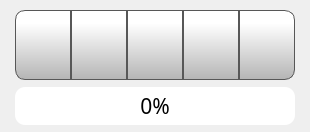
    <widget class="QFrame" name="buttonProgressFrame">
     <property name="styleSheet">
      <string notr="true">QFrame {
    border: none;
    border-radius: 10px;

    background: qlineargradient(
        x1:0, y1:0, x2:1, y2:1,
        stop:0 #1a1a1a,
        stop:1 #101010
    );

}
</string>
     </property>
     <property name="frameShape">
      <enum>QFrame::StyledPanel</enum>
     </property>
     <property name="frameShadow">
      <enum>QFrame::Raised</enum>
     </property>
     <layout class="QVBoxLayout" name="verticalLayout_3">
      <property name="spacing">
       <number>0</number>
      </property>
      <property name="leftMargin">
       <number>5</number>
      </property>
      <property name="topMargin">
       <number>5</number>
      </property>
      <property name="rightMargin">
       <number>5</number>
      </property>
      <property name="bottomMargin">
       <number>5</number>
      </property>
      <item>
       <layout class="QHBoxLayout" name="buttonBox" stretch="1,1,1,1,1">
        <property name="spacing">
         <number>0</number>
        </property>
        <property name="leftMargin">
         <number>10</number>
        </property>
        <property name="topMargin">
         <number>5</number>
        </property>
        <property name="rightMargin">
         <number>10</number>
        </property>
        <property name="bottomMargin">
         <number>5</number>
        </property>
        <item>
         <widget class="QToolButton" name="doorLockButton">
          <property name="enabled">
           <bool>true</bool>
          </property>
          <property name="sizePolicy">
           <sizepolicy hsizetype="Expanding" vsizetype="Fixed">
            <horstretch>0</horstretch>
            <verstretch>0</verstretch>
           </sizepolicy>
          </property>
          <property name="minimumSize">
           <size>
            <width>0</width>
            <height>70</height>
           </size>
          </property>
          <property name="font">
           <font>
            <family>Montserrat</family>
            <pointsize>8</pointsize>
           </font>
          </property>
          <property name="styleSheet">
           <string notr="true">QToolButton {
	padding-top: 15px;
     border: 1px solid rgb(87, 87, 87);
	background-color: qlineargradient(spread:pad, x1:0, y1:1, x2:0, y2:0.188, stop:0 rgba(180, 180, 180, 255), stop:1 rgba(255, 255, 255, 255));
    border-top-left-radius: 10px;

border-bottom-left-radius: 10px;
/*border-radius: 10px;


*/

}

QToolButton:pressed {
    background-color: qlineargradient(x1: 0, y1: 0, x2: 0, y2: 1,
                                      stop: 0 #dadbde, stop: 1 #f6f7fa);
}

QToolButton:flat {
    border: none; /* no border for a flat push button */
}

QToolButton:default {
    border-color: navy; /* make the default button prominent */
}</string>
          </property>
          <property name="text">
           <string />
          </property>
          <property name="icon">
           <iconset resource="../resources/resource.qrc">
            <normaloff>:/Icons/img/icons/doorUnlock.png</normaloff>
            <normalon>:/Icons/img/icons/doorLock.png</normalon>:/Icons/img/icons/doorUnlock.png</iconset>
          </property>
          <property name="iconSize">
           <size>
            <width>30</width>
            <height>50</height>
           </size>
          </property>
          <property name="checkable">
           <bool>true</bool>
          </property>
          <property name="checked">
           <bool>false</bool>
          </property>
          <property name="toolButtonStyle">
           <enum>Qt::ToolButtonTextUnderIcon</enum>
          </property>
          <property name="autoRaise">
           <bool>false</bool>
          </property>
         </widget>
        </item>
        <item>
         <widget class="QPushButton" name="menuButton">
          <property name="sizePolicy">
           <sizepolicy hsizetype="Expanding" vsizetype="Fixed">
            <horstretch>0</horstretch>
            <verstretch>0</verstretch>
           </sizepolicy>
          </property>
          <property name="minimumSize">
           <size>
            <width>0</width>
            <height>70</height>
           </size>
          </property>
          <property name="font">
           <font>
            <family>Gotham</family>
            <pointsize>16</pointsize>
           </font>
          </property>
          <property name="styleSheet">
           <string notr="true">QPushButton {
    border: 1px solid rgb(87, 87, 87);
	background-color: qlineargradient(spread:pad, x1:0, y1:1, x2:0, y2:0.188, stop:0 rgba(180, 180, 180, 255), stop:1 rgba(255, 255, 255, 255));


}

QPushButton:pressed {

    background-color: qlineargradient(x1: 0, y1: 0, x2: 0, y2: 1,
                                      stop: 0 #dadbde, stop: 1 #f6f7fa);
}

QPushButton:flat {
    border: none; /* no border for a flat push button */
}

QPushButton:default {
    border-color: navy; /* make the default button prominent */
}

QPushButton:focus {
	outline: none;
}</string>
          </property>
          <property name="text">
           <string />
          </property>
          <property name="icon">
           <iconset resource="../resources/resource.qrc">
            <normaloff>:/Icons/img/icons/menu.png</normaloff>:/Icons/img/icons/menu.png</iconset>
          </property>
          <property name="iconSize">
           <size>
            <width>30</width>
            <height>30</height>
           </size>
          </property>
          <property name="checkable">
           <bool>false</bool>
          </property>
          <property name="autoDefault">
           <bool>false</bool>
          </property>
          <property name="default">
           <bool>false</bool>
          </property>
          <property name="flat">
           <bool>false</bool>
          </property>
         </widget>
        </item>
        <item>
         <widget class="QPushButton" name="controlButton">
          <property name="sizePolicy">
           <sizepolicy hsizetype="Expanding" vsizetype="Fixed">
            <horstretch>0</horstretch>
            <verstretch>0</verstretch>
           </sizepolicy>
          </property>
          <property name="minimumSize">
           <size>
            <width>0</width>
            <height>70</height>
           </size>
          </property>
          <property name="font">
           <font>
            <family>Gotham</family>
            <pointsize>16</pointsize>
           </font>
          </property>
          <property name="styleSheet">
           <string notr="true">QPushButton {
     border: 1px solid rgb(87, 87, 87);

	background-color: qlineargradient(spread:pad, x1:0, y1:1, x2:0, y2:0.188, stop:0 rgba(180, 180, 180, 255), stop:1 rgba(255, 255, 255, 255));
}

QPushButton:pressed {
    background-color: qlineargradient(x1: 0, y1: 0, x2: 0, y2: 1,
                                      stop: 0 #dadbde, stop: 1 #f6f7fa);
}

QPushButton:flat {
    border: none; /* no border for a flat push button */
}

QPushButton:default {
    border-color: navy; /* make the default button prominent */
}

QPushButton:focus {
	outline: none;
}</string>
          </property>
          <property name="text">
           <string />
          </property>
          <property name="icon">
           <iconset resource="../resources/resource.qrc">
            <normaloff>:/Icons/img/icons/settings-1.png</normaloff>:/Icons/img/icons/settings-1.png</iconset>
          </property>
          <property name="iconSize">
           <size>
            <width>30</width>
            <height>30</height>
           </size>
          </property>
          <property name="checkable">
           <bool>false</bool>
          </property>
          <property name="autoDefault">
           <bool>false</bool>
          </property>
          <property name="default">
           <bool>false</bool>
          </property>
          <property name="flat">
           <bool>false</bool>
          </property>
         </widget>
        </item>
        <item>
         <widget class="QPushButton" name="playPauseButton">
          <property name="sizePolicy">
           <sizepolicy hsizetype="Expanding" vsizetype="Fixed">
            <horstretch>0</horstretch>
            <verstretch>0</verstretch>
           </sizepolicy>
          </property>
          <property name="minimumSize">
           <size>
            <width>0</width>
            <height>70</height>
           </size>
          </property>
          <property name="font">
           <font>
            <family>Gotham</family>
            <pointsize>16</pointsize>
           </font>
          </property>
          <property name="styleSheet">
           <string notr="true">QPushButton {
    border: 1px solid rgb(87, 87, 87);
	background-color: qlineargradient(spread:pad, x1:0, y1:1, x2:0, y2:0.188, stop:0 rgba(180, 180, 180, 255), stop:1 rgba(255, 255, 255, 255));

}

QPushButton:pressed {

    background-color: qlineargradient(x1: 0, y1: 0, x2: 0, y2: 1,
                                      stop: 0 #dadbde, stop: 1 #f6f7fa);
}

QPushButton:flat {
    border: none; /* no border for a flat push button */
}

QPushButton:default {
    border-color: navy; /* make the default button prominent */
}

QPushButton:focus {
	outline: none;
}</string>
          </property>
          <property name="text">
           <string />
          </property>
          <property name="icon">
           <iconset resource="../resources/resource.qrc">
            <normaloff>:/Icons/img/icons/play-button.png</normaloff>
            <normalon>:/Icons/img/icons/pause-button.png</normalon>:/Icons/img/icons/play-button.png</iconset>
          </property>
          <property name="iconSize">
           <size>
            <width>30</width>
            <height>30</height>
           </size>
          </property>
          <property name="checkable">
           <bool>true</bool>
          </property>
          <property name="checked">
           <bool>false</bool>
          </property>
          <property name="autoDefault">
           <bool>false</bool>
          </property>
          <property name="default">
           <bool>false</bool>
          </property>
          <property name="flat">
           <bool>false</bool>
          </property>
         </widget>
        </item>
        <item>
         <widget class="QPushButton" name="stopButton">
          <property name="sizePolicy">
           <sizepolicy hsizetype="Expanding" vsizetype="Fixed">
            <horstretch>0</horstretch>
            <verstretch>0</verstretch>
           </sizepolicy>
          </property>
          <property name="minimumSize">
           <size>
            <width>0</width>
            <height>70</height>
           </size>
          </property>
          <property name="font">
           <font>
            <family>Gotham</family>
            <pointsize>16</pointsize>
           </font>
          </property>
          <property name="styleSheet">
           <string notr="true">QPushButton {
    border: 1px solid rgb(87, 87, 87);
    border-top-right-radius: 10px;

border-bottom-right-radius: 10px;
	background-color: qlineargradient(spread:pad, x1:0, y1:1, x2:0, y2:0.188, stop:0 rgba(180, 180, 180, 255), stop:1 rgba(255, 255, 255, 255));
}

QPushButton:pressed {
    background-color: qlineargradient(x1: 0, y1: 0, x2: 0, y2: 1,
                                      stop: 0 #dadbde, stop: 1 #f6f7fa);
}

QPushButton:flat {
    border: none; /* no border for a flat push button */
}

QPushButton:default {
    border-color: navy; /* make the default button prominent */
}

QPushButton:focus {
	outline: none;
}</string>
          </property>
          <property name="text">
           <string />
          </property>
          <property name="icon">
           <iconset resource="../resources/resource.qrc">
            <normaloff>:/Icons/img/icons/video-player-stop-button.png</normaloff>:/Icons/img/icons/video-player-stop-button.png</iconset>
          </property>
          <property name="iconSize">
           <size>
            <width>30</width>
            <height>30</height>
           </size>
          </property>
         </widget>
        </item>
       </layout>
      </item>
      <item>
       <widget class="QProgressBar" name="printProgressBar">
        <property name="minimumSize">
         <size>
          <width>300</width>
          <height>25</height>
         </size>
        </property>
        <property name="maximumSize">
         <size>
          <width>16777215</width>
          <height>16777215</height>
         </size>
        </property>
        <property name="font">
         <font>
          <family>Gotham</family>
          <pointsize>16</pointsize>
          <weight>50</weight>
          <italic>false</italic>
          <bold>false</bold>
          <stylestrategy>PreferAntialias</stylestrategy>
          <kerning>true</kerning>
         </font>
        </property>
        <property name="styleSheet">
         <string notr="true">QProgressBar {
    border: none;
    border-radius: 10px;
    background-color: qlineargradient(
        x1:0, y1:0, x2:0, y2:1,
        stop:0 #3a3a3a,
        stop:1 #505050
    );
    text-align: center;
margin: 2px;
margin-right:10px;
margin-left:10px;
}


QProgressBar::chunk {
    border-radius: 10px;
    background: qlineargradient(
        x1:0, y1:0, x2:0, y2:1,
        stop:0 #52ff56,
        stop:0.3 #2ee937,
        stop:0.6 #1ec12d,
        stop:1 #179226
    );
    margin: 1px;
}
</string>
        </property>
        <property name="maximum">
         <number>100</number>
        </property>
        <property name="value">
         <number>0</number>
        </property>
        <property name="alignment">
         <set>Qt::AlignCenter</set>
        </property>
        <property name="textVisible">
         <bool>true</bool>
        </property>
        <property name="orientation">
         <enum>Qt::Horizontal</enum>
        </property>
        <property name="format">
         <string>%p%</string>
        </property>
       </widget>
      </item>
     </layout>
    </widget>
